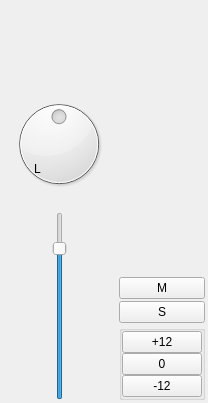
<?xml version="1.0" encoding="UTF-8"?>
<ui version="4.0">
 <class>BaseTrackView</class>
 <widget class="QWidget" name="BaseTrackView">
  <property name="geometry">
   <rect>
    <x>0</x>
    <y>0</y>
    <width>208</width>
    <height>403</height>
   </rect>
  </property>
  <property name="sizePolicy">
   <sizepolicy hsizetype="Maximum" vsizetype="Expanding">
    <horstretch>0</horstretch>
    <verstretch>1</verstretch>
   </sizepolicy>
  </property>
  <property name="windowTitle">
   <string>Form</string>
  </property>
  <property name="styleSheet">
   <string notr="true"/>
  </property>
  <layout class="QVBoxLayout" name="mainLayout">
   <property name="spacing">
    <number>3</number>
   </property>
   <property name="leftMargin">
    <number>3</number>
   </property>
   <property name="topMargin">
    <number>3</number>
   </property>
   <property name="rightMargin">
    <number>3</number>
   </property>
   <property name="bottomMargin">
    <number>3</number>
   </property>
   <item>
    <spacer name="verticalSpacer">
     <property name="orientation">
      <enum>Qt::Vertical</enum>
     </property>
     <property name="sizeHint" stdset="0">
      <size>
       <width>20</width>
       <height>79</height>
      </size>
     </property>
    </spacer>
   </item>
   <item>
    <widget class="QWidget" name="mainWidget" native="true">
     <property name="sizePolicy">
      <sizepolicy hsizetype="Preferred" vsizetype="MinimumExpanding">
       <horstretch>0</horstretch>
       <verstretch>1</verstretch>
      </sizepolicy>
     </property>
     <layout class="QHBoxLayout" name="horizontalLayout">
      <property name="spacing">
       <number>3</number>
      </property>
      <property name="leftMargin">
       <number>0</number>
      </property>
      <property name="topMargin">
       <number>12</number>
      </property>
      <property name="rightMargin">
       <number>0</number>
      </property>
      <property name="bottomMargin">
       <number>0</number>
      </property>
      <item>
       <widget class="QWidget" name="leftWidget" native="true">
        <layout class="QGridLayout" name="gridLayout_2">
         <property name="leftMargin">
          <number>0</number>
         </property>
         <property name="topMargin">
          <number>0</number>
         </property>
         <property name="rightMargin">
          <number>0</number>
         </property>
         <property name="bottomMargin">
          <number>0</number>
         </property>
         <property name="horizontalSpacing">
          <number>0</number>
         </property>
         <item row="2" column="1" alignment="Qt::AlignHCenter">
          <widget class="QSlider" name="levelSlider">
           <property name="sizePolicy">
            <sizepolicy hsizetype="Fixed" vsizetype="Expanding">
             <horstretch>1</horstretch>
             <verstretch>1</verstretch>
            </sizepolicy>
           </property>
           <property name="cursor">
            <cursorShape>PointingHandCursor</cursorShape>
           </property>
           <property name="accessibleDescription">
            <string>This is the volume slider, Moove up to increase the volume or down to decrease it </string>
           </property>
           <property name="maximum">
            <number>120</number>
           </property>
           <property name="value">
            <number>100</number>
           </property>
           <property name="orientation">
            <enum>Qt::Vertical</enum>
           </property>
           <property name="tickPosition">
            <enum>QSlider::NoTicks</enum>
           </property>
           <property name="tickInterval">
            <number>0</number>
           </property>
          </widget>
         </item>
         <item row="1" column="0" colspan="2">
          <spacer name="panSpacer">
           <property name="orientation">
            <enum>Qt::Vertical</enum>
           </property>
           <property name="sizeType">
            <enum>QSizePolicy::Fixed</enum>
           </property>
           <property name="sizeHint" stdset="0">
            <size>
             <width>20</width>
             <height>12</height>
            </size>
           </property>
          </spacer>
         </item>
         <item row="0" column="0" colspan="2">
          <widget class="QWidget" name="panPanel" native="true">
           <property name="styleSheet">
            <string notr="true"/>
           </property>
           <layout class="QGridLayout" name="gridLayout">
            <property name="leftMargin">
             <number>0</number>
            </property>
            <property name="topMargin">
             <number>0</number>
            </property>
            <property name="rightMargin">
             <number>0</number>
            </property>
            <property name="bottomMargin">
             <number>0</number>
            </property>
            <property name="spacing">
             <number>0</number>
            </property>
            <item row="1" column="2" alignment="Qt::AlignLeft">
             <widget class="QLabel" name="labelPanR">
              <property name="sizePolicy">
               <sizepolicy hsizetype="MinimumExpanding" vsizetype="Preferred">
                <horstretch>0</horstretch>
                <verstretch>0</verstretch>
               </sizepolicy>
              </property>
              <property name="minimumSize">
               <size>
                <width>26</width>
                <height>0</height>
               </size>
              </property>
              <property name="maximumSize">
               <size>
                <width>32</width>
                <height>16777215</height>
               </size>
              </property>
              <property name="text">
               <string>R</string>
              </property>
              <property name="alignment">
               <set>Qt::AlignRight|Qt::AlignTrailing|Qt::AlignVCenter</set>
              </property>
             </widget>
            </item>
            <item row="0" column="1" rowspan="2" colspan="2" alignment="Qt::AlignHCenter">
             <widget class="QDial" name="panSlider">
              <property name="cursor">
               <cursorShape>PointingHandCursor</cursorShape>
              </property>
              <property name="accessibleDescription">
               <string>This is the Pan knob</string>
              </property>
              <property name="minimum">
               <number>-4</number>
              </property>
              <property name="maximum">
               <number>4</number>
              </property>
              <property name="pageStep">
               <number>1</number>
              </property>
              <property name="tracking">
               <bool>false</bool>
              </property>
              <property name="wrapping">
               <bool>false</bool>
              </property>
              <property name="notchesVisible">
               <bool>false</bool>
              </property>
             </widget>
            </item>
            <item row="1" column="1" alignment="Qt::AlignRight">
             <widget class="QLabel" name="labelPanL">
              <property name="sizePolicy">
               <sizepolicy hsizetype="MinimumExpanding" vsizetype="Preferred">
                <horstretch>0</horstretch>
                <verstretch>0</verstretch>
               </sizepolicy>
              </property>
              <property name="minimumSize">
               <size>
                <width>26</width>
                <height>0</height>
               </size>
              </property>
              <property name="maximumSize">
               <size>
                <width>32</width>
                <height>16777215</height>
               </size>
              </property>
              <property name="text">
               <string>L</string>
              </property>
              <property name="alignment">
               <set>Qt::AlignLeading|Qt::AlignLeft|Qt::AlignVCenter</set>
              </property>
             </widget>
            </item>
           </layout>
          </widget>
         </item>
        </layout>
       </widget>
      </item>
      <item>
       <widget class="QWidget" name="rightWidget" native="true">
        <property name="sizePolicy">
         <sizepolicy hsizetype="Maximum" vsizetype="Preferred">
          <horstretch>0</horstretch>
          <verstretch>0</verstretch>
         </sizepolicy>
        </property>
        <property name="styleSheet">
         <string notr="true"/>
        </property>
        <layout class="QVBoxLayout" name="verticalLayout_2">
         <property name="spacing">
          <number>2</number>
         </property>
         <property name="leftMargin">
          <number>0</number>
         </property>
         <property name="topMargin">
          <number>0</number>
         </property>
         <property name="rightMargin">
          <number>0</number>
         </property>
         <property name="bottomMargin">
          <number>0</number>
         </property>
         <item>
          <widget class="QWidget" name="metersWidget" native="true">
           <property name="sizePolicy">
            <sizepolicy hsizetype="Preferred" vsizetype="Preferred">
             <horstretch>0</horstretch>
             <verstretch>1</verstretch>
            </sizepolicy>
           </property>
           <layout class="QHBoxLayout" name="horizontalLayout_2">
            <property name="spacing">
             <number>1</number>
            </property>
            <property name="leftMargin">
             <number>0</number>
            </property>
            <property name="topMargin">
             <number>0</number>
            </property>
            <property name="rightMargin">
             <number>0</number>
            </property>
            <property name="bottomMargin">
             <number>0</number>
            </property>
            <item alignment="Qt::AlignLeft">
             <widget class="PeakMeter" name="peakMeterLeft" native="true">
              <property name="sizePolicy">
               <sizepolicy hsizetype="Preferred" vsizetype="Preferred">
                <horstretch>0</horstretch>
                <verstretch>0</verstretch>
               </sizepolicy>
              </property>
              <property name="accessibleDescription">
               <string>This is the peak meter left </string>
              </property>
             </widget>
            </item>
            <item alignment="Qt::AlignRight">
             <widget class="PeakMeter" name="peakMeterRight" native="true">
              <property name="sizePolicy">
               <sizepolicy hsizetype="Preferred" vsizetype="Preferred">
                <horstretch>0</horstretch>
                <verstretch>0</verstretch>
               </sizepolicy>
              </property>
              <property name="accessibleDescription">
               <string>This is the peak meter right </string>
              </property>
             </widget>
            </item>
           </layout>
          </widget>
         </item>
         <item>
          <widget class="QLabel" name="peaksDbLabel">
           <property name="sizePolicy">
            <sizepolicy hsizetype="Minimum" vsizetype="Maximum">
             <horstretch>0</horstretch>
             <verstretch>0</verstretch>
            </sizepolicy>
           </property>
           <property name="text">
            <string/>
           </property>
          </widget>
         </item>
         <item>
          <widget class="QPushButton" name="muteButton">
           <property name="enabled">
            <bool>true</bool>
           </property>
           <property name="cursor">
            <cursorShape>PointingHandCursor</cursorShape>
           </property>
           <property name="toolTip">
            <string>mute</string>
           </property>
           <property name="accessibleDescription">
            <string>This is the mute button</string>
           </property>
           <property name="layoutDirection">
            <enum>Qt::LeftToRight</enum>
           </property>
           <property name="text">
            <string>M</string>
           </property>
           <property name="iconSize">
            <size>
             <width>0</width>
             <height>0</height>
            </size>
           </property>
           <property name="checkable">
            <bool>true</bool>
           </property>
          </widget>
         </item>
         <item>
          <widget class="QPushButton" name="soloButton">
           <property name="cursor">
            <cursorShape>PointingHandCursor</cursorShape>
           </property>
           <property name="toolTip">
            <string>solo</string>
           </property>
           <property name="accessibleDescription">
            <string>this is the solo mode button</string>
           </property>
           <property name="layoutDirection">
            <enum>Qt::LeftToRight</enum>
           </property>
           <property name="text">
            <string>S</string>
           </property>
           <property name="checkable">
            <bool>true</bool>
           </property>
          </widget>
         </item>
         <item>
          <widget class="QGroupBox" name="boostPanel">
           <property name="styleSheet">
            <string notr="true"/>
           </property>
           <property name="title">
            <string/>
           </property>
           <layout class="QVBoxLayout" name="verticalLayout">
            <property name="spacing">
             <number>0</number>
            </property>
            <property name="leftMargin">
             <number>0</number>
            </property>
            <property name="topMargin">
             <number>0</number>
            </property>
            <property name="rightMargin">
             <number>0</number>
            </property>
            <property name="bottomMargin">
             <number>0</number>
            </property>
            <item>
             <widget class="QPushButton" name="buttonBoostPlus12">
              <property name="cursor">
               <cursorShape>PointingHandCursor</cursorShape>
              </property>
              <property name="toolTip">
               <string>+12 db boost</string>
              </property>
              <property name="accessibleDescription">
               <string>this is the +12 decibel button</string>
              </property>
              <property name="text">
               <string>+12</string>
              </property>
              <property name="checkable">
               <bool>true</bool>
              </property>
             </widget>
            </item>
            <item>
             <widget class="QPushButton" name="buttonBoostZero">
              <property name="cursor">
               <cursorShape>PointingHandCursor</cursorShape>
              </property>
              <property name="toolTip">
               <string>no boost</string>
              </property>
              <property name="accessibleDescription">
               <string>This is the zero decibel button</string>
              </property>
              <property name="text">
               <string>0</string>
              </property>
              <property name="checkable">
               <bool>true</bool>
              </property>
             </widget>
            </item>
            <item>
             <widget class="QPushButton" name="buttonBoostMinus12">
              <property name="cursor">
               <cursorShape>PointingHandCursor</cursorShape>
              </property>
              <property name="toolTip">
               <string>-12 db boost</string>
              </property>
              <property name="accessibleDescription">
               <string>This is -12 decibels button</string>
              </property>
              <property name="text">
               <string>-12</string>
              </property>
              <property name="checkable">
               <bool>true</bool>
              </property>
             </widget>
            </item>
           </layout>
          </widget>
         </item>
        </layout>
       </widget>
      </item>
     </layout>
    </widget>
   </item>
  </layout>
 </widget>
 <customwidgets>
  <customwidget>
   <class>PeakMeter</class>
   <extends>QWidget</extends>
   <header>peakmeter.h</header>
   <container>1</container>
  </customwidget>
 </customwidgets>
 <resources/>
 <connections/>
</ui>
